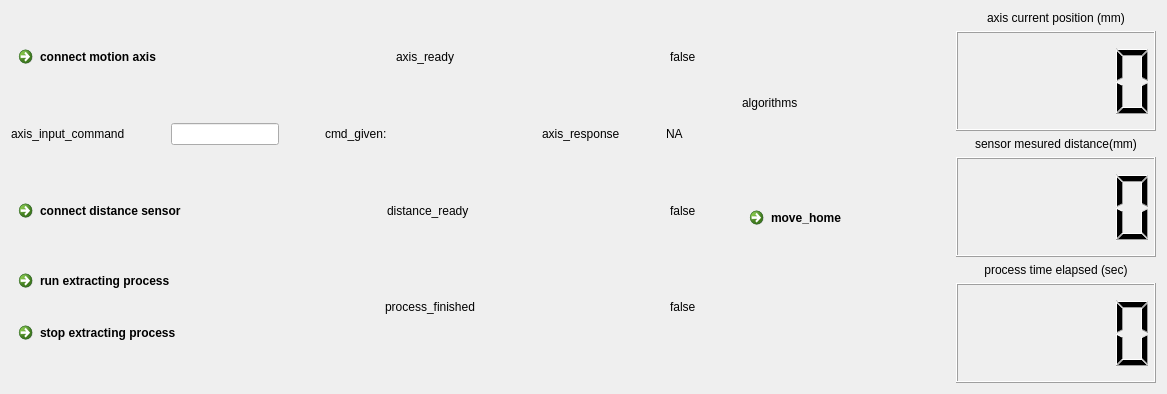
      <widget class="QWidget" name="Extracting">
       <attribute name="title">
        <string>Extracting</string>
       </attribute>
       <layout class="QHBoxLayout" name="horizontalLayout_71">
        <item>
         <layout class="QHBoxLayout" name="horizontalLayout_62">
          <item>
           <layout class="QVBoxLayout" name="verticalLayout_43">
            <item>
             <layout class="QHBoxLayout" name="horizontalLayout_63">
              <item>
               <layout class="QVBoxLayout" name="verticalLayout_44">
                <item>
                 <layout class="QHBoxLayout" name="horizontalLayout_64">
                  <item>
                   <widget class="QCommandLinkButton" name="extract_connect_motion_axis">
                    <property name="sizePolicy">
                     <sizepolicy hsizetype="Fixed" vsizetype="Fixed">
                      <horstretch>0</horstretch>
                      <verstretch>0</verstretch>
                     </sizepolicy>
                    </property>
                    <property name="minimumSize">
                     <size>
                      <width>100</width>
                      <height>10</height>
                     </size>
                    </property>
                    <property name="text">
                     <string>connect motion axis</string>
                    </property>
                   </widget>
                  </item>
                 </layout>
                </item>
               </layout>
              </item>
              <item>
               <spacer name="horizontalSpacer_63">
                <property name="orientation">
                 <enum>Qt::Horizontal</enum>
                </property>
                <property name="sizeHint" stdset="0">
                 <size>
                  <width>40</width>
                  <height>20</height>
                 </size>
                </property>
               </spacer>
              </item>
              <item>
               <widget class="QLabel" name="label_54">
                <property name="text">
                 <string>axis_ready</string>
                </property>
               </widget>
              </item>
              <item>
               <spacer name="horizontalSpacer_64">
                <property name="orientation">
                 <enum>Qt::Horizontal</enum>
                </property>
                <property name="sizeHint" stdset="0">
                 <size>
                  <width>40</width>
                  <height>20</height>
                 </size>
                </property>
               </spacer>
              </item>
              <item>
               <widget class="QLabel" name="extract_motion_ready">
                <property name="sizePolicy">
                 <sizepolicy hsizetype="Fixed" vsizetype="Fixed">
                  <horstretch>0</horstretch>
                  <verstretch>0</verstretch>
                 </sizepolicy>
                </property>
                <property name="autoFillBackground">
                 <bool>true</bool>
                </property>
                <property name="text">
                 <string>false</string>
                </property>
               </widget>
              </item>
             </layout>
            </item>
            <item>
             <layout class="QHBoxLayout" name="horizontalLayout_65">
              <item>
               <widget class="QLabel" name="label_55">
                <property name="text">
                 <string>axis_input_command</string>
                </property>
               </widget>
              </item>
              <item>
               <spacer name="horizontalSpacer_65">
                <property name="orientation">
                 <enum>Qt::Horizontal</enum>
                </property>
                <property name="sizeHint" stdset="0">
                 <size>
                  <width>40</width>
                  <height>20</height>
                 </size>
                </property>
               </spacer>
              </item>
              <item>
               <widget class="QLineEdit" name="extract__input_axis_cmd">
                <property name="contextMenuPolicy">
                 <enum>Qt::NoContextMenu</enum>
                </property>
                <property name="clearButtonEnabled">
                 <bool>true</bool>
                </property>
               </widget>
              </item>
              <item>
               <spacer name="horizontalSpacer_66">
                <property name="orientation">
                 <enum>Qt::Horizontal</enum>
                </property>
                <property name="sizeHint" stdset="0">
                 <size>
                  <width>40</width>
                  <height>20</height>
                 </size>
                </property>
               </spacer>
              </item>
              <item>
               <layout class="QHBoxLayout" name="horizontalLayout_66">
                <item>
                 <layout class="QHBoxLayout" name="horizontalLayout_67">
                  <item>
                   <widget class="QLabel" name="cmd_given_9">
                    <property name="text">
                     <string>cmd_given: </string>
                    </property>
                   </widget>
                  </item>
                  <item>
                   <spacer name="horizontalSpacer_67">
                    <property name="orientation">
                     <enum>Qt::Horizontal</enum>
                    </property>
                    <property name="sizeHint" stdset="0">
                     <size>
                      <width>40</width>
                      <height>20</height>
                     </size>
                    </property>
                   </spacer>
                  </item>
                  <item>
                   <widget class="QLabel" name="extract_cmd_given">
                    <property name="sizePolicy">
                     <sizepolicy hsizetype="Preferred" vsizetype="Fixed">
                      <horstretch>0</horstretch>
                      <verstretch>0</verstretch>
                     </sizepolicy>
                    </property>
                    <property name="minimumSize">
                     <size>
                      <width>100</width>
                      <height>50</height>
                     </size>
                    </property>
                    <property name="autoFillBackground">
                     <bool>true</bool>
                    </property>
                    <property name="text">
                     <string/>
                    </property>
                   </widget>
                  </item>
                 </layout>
                </item>
               </layout>
              </item>
              <item>
               <widget class="QLabel" name="label_56">
                <property name="text">
                 <string>axis_response</string>
                </property>
               </widget>
              </item>
              <item>
               <spacer name="horizontalSpacer_68">
                <property name="orientation">
                 <enum>Qt::Horizontal</enum>
                </property>
                <property name="sizeHint" stdset="0">
                 <size>
                  <width>40</width>
                  <height>20</height>
                 </size>
                </property>
               </spacer>
              </item>
              <item>
               <widget class="QLabel" name="extract_axis_response">
                <property name="sizePolicy">
                 <sizepolicy hsizetype="Preferred" vsizetype="Fixed">
                  <horstretch>0</horstretch>
                  <verstretch>0</verstretch>
                 </sizepolicy>
                </property>
                <property name="minimumSize">
                 <size>
                  <width>30</width>
                  <height>50</height>
                 </size>
                </property>
                <property name="autoFillBackground">
                 <bool>true</bool>
                </property>
                <property name="text">
                 <string>NA</string>
                </property>
               </widget>
              </item>
             </layout>
            </item>
            <item>
             <layout class="QHBoxLayout" name="horizontalLayout_68">
              <item>
               <widget class="QCommandLinkButton" name="extract_connect_distance_sensor">
                <property name="sizePolicy">
                 <sizepolicy hsizetype="Fixed" vsizetype="Fixed">
                  <horstretch>100</horstretch>
                  <verstretch>100</verstretch>
                 </sizepolicy>
                </property>
                <property name="minimumSize">
                 <size>
                  <width>100</width>
                  <height>10</height>
                 </size>
                </property>
                <property name="text">
                 <string>connect distance sensor</string>
                </property>
               </widget>
              </item>
              <item>
               <spacer name="horizontalSpacer_69">
                <property name="orientation">
                 <enum>Qt::Horizontal</enum>
                </property>
                <property name="sizeHint" stdset="0">
                 <size>
                  <width>40</width>
                  <height>20</height>
                 </size>
                </property>
               </spacer>
              </item>
              <item>
               <widget class="QLabel" name="label_57">
                <property name="text">
                 <string>distance_ready</string>
                </property>
               </widget>
              </item>
              <item>
               <spacer name="horizontalSpacer_70">
                <property name="orientation">
                 <enum>Qt::Horizontal</enum>
                </property>
                <property name="sizeHint" stdset="0">
                 <size>
                  <width>40</width>
                  <height>20</height>
                 </size>
                </property>
               </spacer>
              </item>
              <item>
               <widget class="QLabel" name="extract_sensor_ready">
                <property name="sizePolicy">
                 <sizepolicy hsizetype="Fixed" vsizetype="Fixed">
                  <horstretch>0</horstretch>
                  <verstretch>0</verstretch>
                 </sizepolicy>
                </property>
                <property name="autoFillBackground">
                 <bool>true</bool>
                </property>
                <property name="text">
                 <string>false</string>
                </property>
               </widget>
              </item>
             </layout>
            </item>
            <item>
             <layout class="QHBoxLayout" name="horizontalLayout_69">
              <item>
               <layout class="QVBoxLayout" name="verticalLayout_45">
                <item>
                 <widget class="QCommandLinkButton" name="run_extracting_process">
                  <property name="sizePolicy">
                   <sizepolicy hsizetype="Fixed" vsizetype="Fixed">
                    <horstretch>0</horstretch>
                    <verstretch>0</verstretch>
                   </sizepolicy>
                  </property>
                  <property name="minimumSize">
                   <size>
                    <width>100</width>
                    <height>10</height>
                   </size>
                  </property>
                  <property name="text">
                   <string>run extracting process</string>
                  </property>
                 </widget>
                </item>
                <item>
                 <spacer name="verticalSpacer_5">
                  <property name="orientation">
                   <enum>Qt::Vertical</enum>
                  </property>
                  <property name="sizeType">
                   <enum>QSizePolicy::Fixed</enum>
                  </property>
                  <property name="sizeHint" stdset="0">
                   <size>
                    <width>10</width>
                    <height>10</height>
                   </size>
                  </property>
                 </spacer>
                </item>
                <item>
                 <widget class="QCommandLinkButton" name="stop_extracting_process">
                  <property name="sizePolicy">
                   <sizepolicy hsizetype="Maximum" vsizetype="Maximum">
                    <horstretch>0</horstretch>
                    <verstretch>0</verstretch>
                   </sizepolicy>
                  </property>
                  <property name="text">
                   <string>stop extracting process</string>
                  </property>
                 </widget>
                </item>
               </layout>
              </item>
              <item>
               <spacer name="horizontalSpacer_71">
                <property name="orientation">
                 <enum>Qt::Horizontal</enum>
                </property>
                <property name="sizeType">
                 <enum>QSizePolicy::Fixed</enum>
                </property>
                <property name="sizeHint" stdset="0">
                 <size>
                  <width>200</width>
                  <height>20</height>
                 </size>
                </property>
               </spacer>
              </item>
              <item>
               <layout class="QHBoxLayout" name="horizontalLayout_70">
                <item>
                 <widget class="QLabel" name="label_58">
                  <property name="text">
                   <string>process_finished</string>
                  </property>
                 </widget>
                </item>
                <item>
                 <spacer name="horizontalSpacer_72">
                  <property name="orientation">
                   <enum>Qt::Horizontal</enum>
                  </property>
                  <property name="sizeHint" stdset="0">
                   <size>
                    <width>40</width>
                    <height>20</height>
                   </size>
                  </property>
                 </spacer>
                </item>
                <item>
                 <widget class="QLabel" name="extract_proc_finished">
                  <property name="sizePolicy">
                   <sizepolicy hsizetype="Fixed" vsizetype="Fixed">
                    <horstretch>0</horstretch>
                    <verstretch>0</verstretch>
                   </sizepolicy>
                  </property>
                  <property name="autoFillBackground">
                   <bool>true</bool>
                  </property>
                  <property name="text">
                   <string>false</string>
                  </property>
                 </widget>
                </item>
               </layout>
              </item>
             </layout>
            </item>
           </layout>
          </item>
          <item>
           <spacer name="horizontalSpacer_43">
            <property name="orientation">
             <enum>Qt::Horizontal</enum>
            </property>
            <property name="sizeHint" stdset="0">
             <size>
              <width>40</width>
              <height>20</height>
             </size>
            </property>
           </spacer>
          </item>
          <item>
           <layout class="QVBoxLayout" name="verticalLayout_54">
            <item>
             <widget class="QLabel" name="label_66">
              <property name="text">
               <string>algorithms</string>
              </property>
             </widget>
            </item>
            <item>
             <widget class="QCommandLinkButton" name="extract_move_home">
              <property name="text">
               <string>move_home</string>
              </property>
             </widget>
            </item>
           </layout>
          </item>
          <item>
           <spacer name="horizontalSpacer_73">
            <property name="orientation">
             <enum>Qt::Horizontal</enum>
            </property>
            <property name="sizeHint" stdset="0">
             <size>
              <width>40</width>
              <height>20</height>
             </size>
            </property>
           </spacer>
          </item>
          <item>
           <layout class="QVBoxLayout" name="verticalLayout_46">
            <property name="sizeConstraint">
             <enum>QLayout::SetFixedSize</enum>
            </property>
            <item>
             <layout class="QVBoxLayout" name="verticalLayout_47">
              <item>
               <widget class="QLabel" name="label_59">
                <property name="sizePolicy">
                 <sizepolicy hsizetype="Fixed" vsizetype="Fixed">
                  <horstretch>0</horstretch>
                  <verstretch>0</verstretch>
                 </sizepolicy>
                </property>
                <property name="maximumSize">
                 <size>
                  <width>500</width>
                  <height>16777215</height>
                 </size>
                </property>
                <property name="text">
                 <string>axis current position (mm)</string>
                </property>
                <property name="alignment">
                 <set>Qt::AlignCenter</set>
                </property>
               </widget>
              </item>
              <item>
               <widget class="QLCDNumber" name="extract_axis_pos_display">
                <property name="sizePolicy">
                 <sizepolicy hsizetype="Fixed" vsizetype="Fixed">
                  <horstretch>0</horstretch>
                  <verstretch>0</verstretch>
                 </sizepolicy>
                </property>
                <property name="minimumSize">
                 <size>
                  <width>100</width>
                  <height>100</height>
                 </size>
                </property>
                <property name="maximumSize">
                 <size>
                  <width>450</width>
                  <height>450</height>
                 </size>
                </property>
                <property name="acceptDrops">
                 <bool>false</bool>
                </property>
                <property name="autoFillBackground">
                 <bool>true</bool>
                </property>
               </widget>
              </item>
             </layout>
            </item>
            <item>
             <layout class="QVBoxLayout" name="verticalLayout_48">
              <item>
               <widget class="QLabel" name="label_60">
                <property name="sizePolicy">
                 <sizepolicy hsizetype="Fixed" vsizetype="Fixed">
                  <horstretch>0</horstretch>
                  <verstretch>0</verstretch>
                 </sizepolicy>
                </property>
                <property name="maximumSize">
                 <size>
                  <width>500</width>
                  <height>16777215</height>
                 </size>
                </property>
                <property name="text">
                 <string>sensor mesured distance(mm)</string>
                </property>
                <property name="alignment">
                 <set>Qt::AlignCenter</set>
                </property>
               </widget>
              </item>
              <item>
               <widget class="QLCDNumber" name="extract_distance_head1_view">
                <property name="sizePolicy">
                 <sizepolicy hsizetype="Fixed" vsizetype="Fixed">
                  <horstretch>0</horstretch>
                  <verstretch>0</verstretch>
                 </sizepolicy>
                </property>
                <property name="minimumSize">
                 <size>
                  <width>200</width>
                  <height>100</height>
                 </size>
                </property>
                <property name="maximumSize">
                 <size>
                  <width>450</width>
                  <height>450</height>
                 </size>
                </property>
                <property name="acceptDrops">
                 <bool>false</bool>
                </property>
                <property name="autoFillBackground">
                 <bool>true</bool>
                </property>
               </widget>
              </item>
             </layout>
            </item>
            <item>
             <layout class="QVBoxLayout" name="verticalLayout_49">
              <item>
               <widget class="QLabel" name="label_61">
                <property name="sizePolicy">
                 <sizepolicy hsizetype="Fixed" vsizetype="Fixed">
                  <horstretch>0</horstretch>
                  <verstretch>0</verstretch>
                 </sizepolicy>
                </property>
                <property name="maximumSize">
                 <size>
                  <width>500</width>
                  <height>16777215</height>
                 </size>
                </property>
                <property name="text">
                 <string>process time elapsed (sec)</string>
                </property>
                <property name="alignment">
                 <set>Qt::AlignCenter</set>
                </property>
               </widget>
              </item>
              <item>
               <widget class="QLCDNumber" name="extract_time_proc">
                <property name="sizePolicy">
                 <sizepolicy hsizetype="Fixed" vsizetype="Fixed">
                  <horstretch>0</horstretch>
                  <verstretch>0</verstretch>
                 </sizepolicy>
                </property>
                <property name="minimumSize">
                 <size>
                  <width>100</width>
                  <height>100</height>
                 </size>
                </property>
                <property name="maximumSize">
                 <size>
                  <width>450</width>
                  <height>450</height>
                 </size>
                </property>
                <property name="acceptDrops">
                 <bool>false</bool>
                </property>
                <property name="autoFillBackground">
                 <bool>true</bool>
                </property>
               </widget>
              </item>
             </layout>
            </item>
           </layout>
          </item>
         </layout>
        </item>
       </layout>
      </widget>
